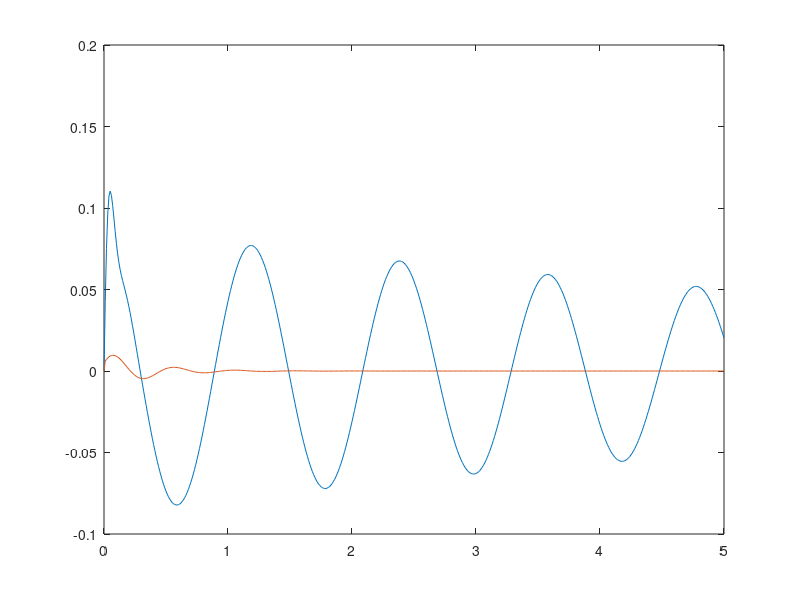

Reproduce this figure in MATLAB.
m1 = 2500; m2 = 320;
k1 = 80000; k2 = 500000;
b1 = 350; b2 = 15020;
A=[0 1 0 0;-(b1*b2)/(m1*m2) 0 ((b1/m1)*((b1/m1)+(b1/m2)+(b2/m2)))-(k1/m1) -(b1/m1);b2/m2 0 -((b1/m1)+(b1/m2)+(b2/m2)) 1;k2/m2 0 -((k1/m1)+(k1/m2)+(k2/m2)) 0];
B=[0 0;1/m1 (b1*b2)/(m1*m2);0 -(b2/m2);(1/m1)+(1/m2) -(k2/m2)];
C=[0 0 1 0]; D=[0 0];
Aa = [[A,[0 0 0 0]'];[C, 0]];
Ba = [B;[0 0]];
Ca = [C,0]; Da = D;
K = [0 2.3e6 5e8 0 8e6];
sys = ss(Aa-Ba(:,1)*K,Ba,Ca,Da);

t = 0:0.01:5;
r =0.1;
initX1=0;
initX1d=0;
initX2=0;
initX2d=0;
[y,t,x]=lsim(sys*[0;1],r*ones(size(t)),t,[initX1;initX1d;initX2;initX2d;0]);
plot(t,y)


r = -0.1;
[y,t,x]=lsim(sys*[0;1],r*ones(size(t)),t,x(size(x,1),:));
plot(t,y)

%odporucam si pozriet aj tento graf. Takto to vyzera, ked tam nie je pouzity regulator pre tlmic
sys0 = ss(A,B,C,D);
[y0,t,x0]=lsim(sys0*[0;1],r*ones(size(t)),t,[initX1;initX1d;initX2;initX2d]);
plot(t,y0,t,y)